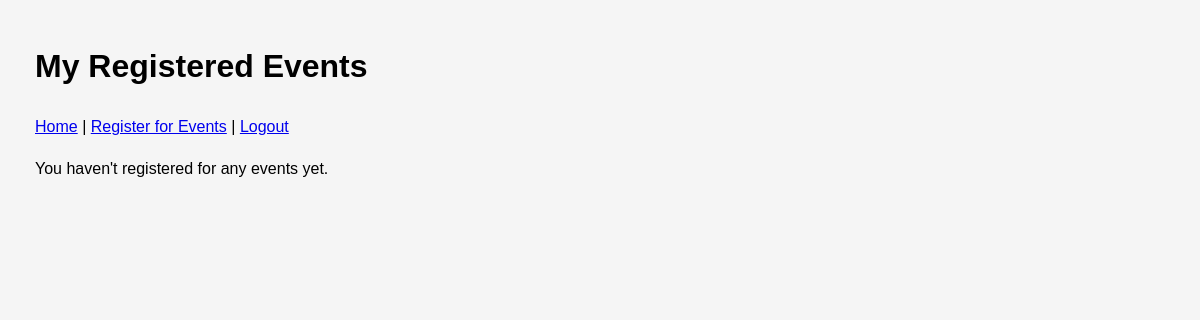
/lec/user/my-events.php (signed in), run on an earlier commit of the app's database.
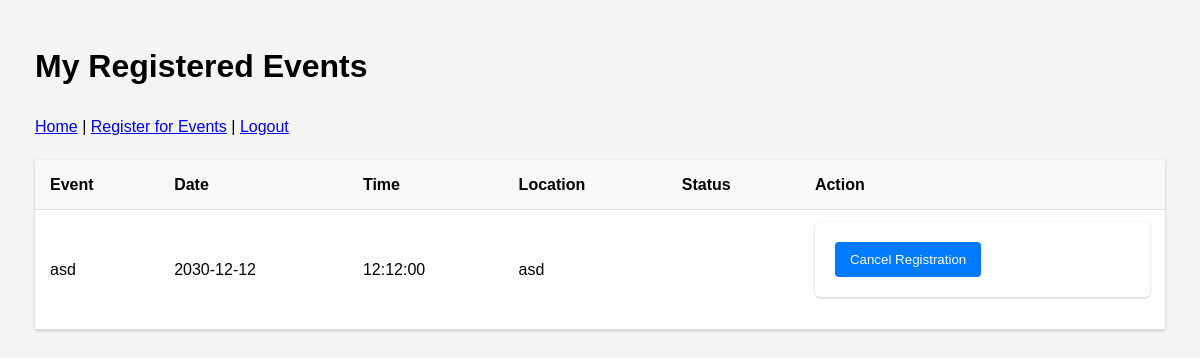
And on a later commit of the database.
### tables this page shows
CREATE TABLE `event_registrations` (
  `id` int(11) NOT NULL,
  `event_id` int(11) NOT NULL,
  `user_id` int(11) NOT NULL,
  `registration_date` timestamp NOT NULL DEFAULT current_timestamp(),
  `status` enum('registered','cancelled') DEFAULT 'registered'
);

CREATE TABLE `events` (
  `id` int(11) NOT NULL,
  `name` varchar(200) NOT NULL,
  `description` text DEFAULT NULL,
  `date` date NOT NULL,
  `time` time NOT NULL,
  `location` varchar(200) NOT NULL,
  `max_participants` int(11) NOT NULL,
  `current_participants` int(11) DEFAULT 0,
  `status` enum('open','closed','canceled') DEFAULT 'open',
  `image_path` varchar(255) DEFAULT NULL,
  `banner_path` varchar(255) DEFAULT NULL,
  `created_at` timestamp NOT NULL DEFAULT current_timestamp(),
  `updated_at` timestamp NOT NULL DEFAULT current_timestamp() ON UPDATE current_timestamp()
);

### lec/user/my-events.php (the view, shortened to what this page needs)
<?php
$database = new Database();
$db = $database->getConnection();
$query = "SELECT e.*, r.status
          FROM events e
          JOIN event_registrations r ON e.id = r.event_id
          WHERE r.user_id = :user_id
          ORDER BY e.date ASC";
$stmt = $db->prepare($query);
$stmt->execute([':user_id' => $_SESSION['user_id']]);
$registered_events = $stmt->fetchAll(PDO::FETCH_ASSOC);
?>
<!DOCTYPE html>
<html>
<head>
    <link rel="stylesheet" href="../assets/css/style.css">
</head>
<body>
    <div class="container">
        <h1>My Registered Events</h1>
        <nav>
            <a href="my-events.php">Home</a> |
            <a href="register-event.php">Register for Events</a> |
            <a href="../logout.php">Logout</a>
        </nav>
        <?php if (empty($registered_events)): ?>
            <p>You haven't registered for any events yet.</p>
        <?php else: ?>
            <table>
                <tr>
                    <th>Event</th>
                    <th>Date</th>
                    <th>Time</th>
                    <th>Location</th>
                    <th>Status</th>
                    <th>Action</th>
                </tr>
                <?php foreach ($registered_events as $event): ?>
                <tr>
                    <td><?= htmlspecialchars($event['name']) ?></td>
                    <td><?= $event['date'] ?></td>
                    <td><?= $event['time'] ?></td>
                    <td><?= htmlspecialchars($event['location']) ?></td>
                    <td><?= $event['status'] ?></td>
                    <td>
                        <?php if ($event['status'] != 'cancelled'): ?>
                            <form method="POST" action="cancel-registration.php">
                                <button type="submit" class="btn-cancel">Cancel Registration</button>
                            </form>
                        <?php endif; ?>
                    </td>
                </tr>
                <?php endforeach; ?>
            </table>
        <?php endif; ?>
    </div>
</body>
</html>

### lec/assets/css/style.css (style rules this page uses)
body { font-family: Arial, sans-serif; line-height: 1.6; margin: 0; padding: 20px; background-color: #f5f5f5; }
.container { max-width: 1200px; margin: 0 auto; padding: 0 15px; }
table { width: 100%; border-collapse: collapse; margin: 20px 0; background-color: white; box-shadow: 0 1px 3px rgba(0,0,0,0.2); }
th, td { padding: 12px 15px; text-align: left; border-bottom: 1px solid #ddd; }
th { background-color: #f8f9fa; font-weight: bold; }
form { background-color: white; padding: 20px; border-radius: 5px; box-shadow: 0 1px 3px rgba(0,0,0,0.2); margin-bottom: 20px; }
button { background-color: #007bff; color: white; padding: 10px 15px; border: none; border-radius: 4px; cursor: pointer; }

What changed in the data, as far as the page shows it:
added event_registrations: event.name "asd", event.date "2030-12-12", event.time "12:12:00", event.location "asd"
Also different on the page:
text no longer shown: "You haven't registered for any events yet."
text now shown: "Event Date Time Location Status Action"
